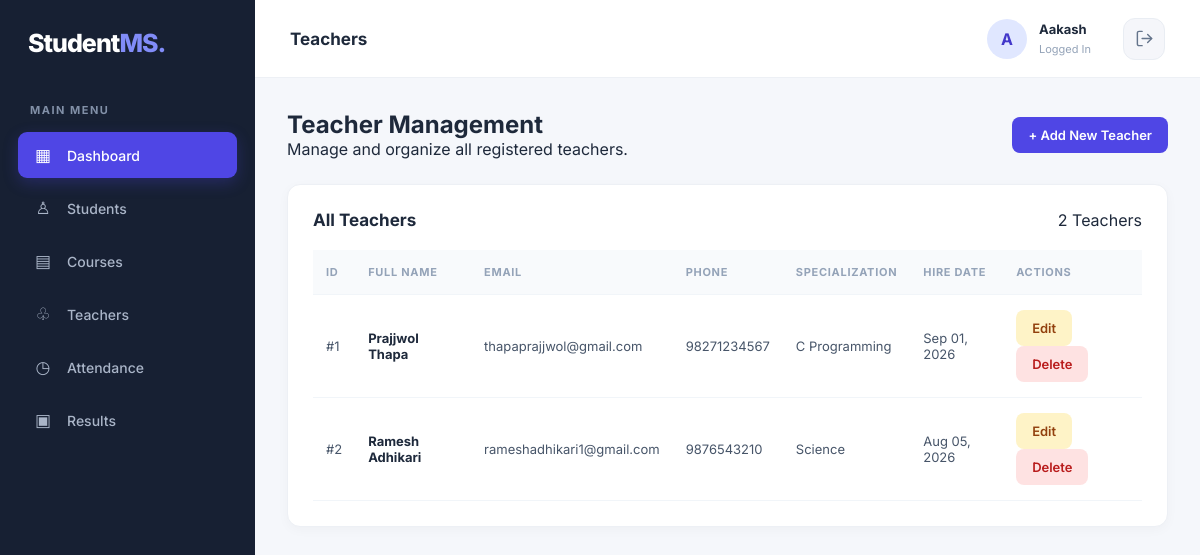
Before: /teachers/ (signed in) with the older database file.
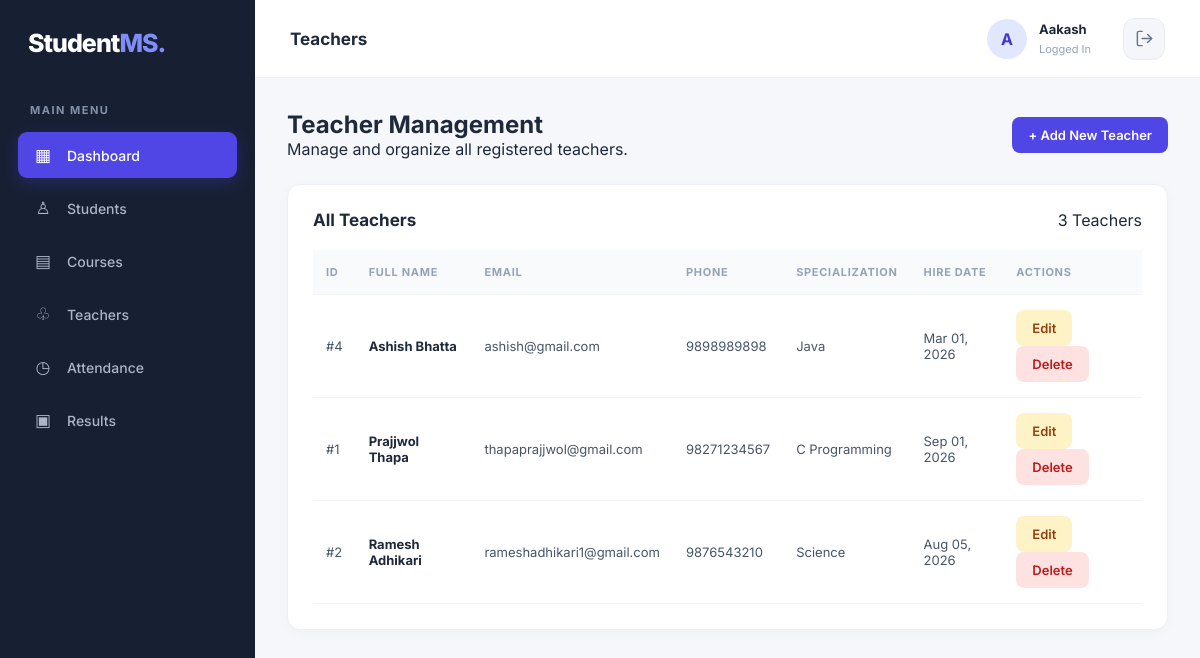
After: the same page with the newer database file.
### students/models.py (models this page shows, shortened)
class Teacher(models.Model):
    full_name = models.CharField(max_length=100)
    email = models.EmailField(unique=True)
    phone_number = models.CharField(max_length=15, blank=True)
    specialization = models.CharField(max_length=100, blank=True)
    hire_date = models.DateField(blank=True, null=True)

### students/views.py (the view)
# urls.py: path('teachers/', views.teacher_list, name='teacher_list'),
@login_required
def teacher_list(request):
    teachers = Teacher.objects.all().order_by('full_name')
    return render(request, 'students/teacher_list.html', {
        'teachers': teachers
    })

### students/templates/students/teacher_list.html (shortened to what this page needs)
{% extends 'students/base.html' %}
{% block page_heading %}Teachers{% endblock %}
{% block content %}
<div class="page-heading">
    <div>
        <h2>Teacher Management</h2>
        <p>Manage and organize all registered teachers.</p>
    </div>
    <a href="{% url 'teacher_create' %}" class="btn btn-primary">
        + Add New Teacher
    </a>
</div>
<div class="content-card">
    <div class="table-header">
        <h2>All Teachers</h2>
        <span>{{ teachers|length }} Teachers</span>
    </div>
    <table>
        <thead>
            <tr>
                <th>ID</th>
                <th>Full Name</th>
                <th>Email</th>
                <th>Phone</th>
                <th>Specialization</th>
                <th>Hire Date</th>
                <th>Actions</th>
            </tr>
        </thead>
        <tbody>
            {% for teacher in teachers %}
            <tr>
                <td>#{{ teacher.id }}</td>
                <td>
                    <strong>{{ teacher.full_name }}</strong>
                </td>
                <td>{{ teacher.email }}</td>
                <td>
                    {{ teacher.phone_number|default:"Not provided" }}
                </td>
                <td>
                    {{ teacher.specialization|default:"Not provided" }}
                </td>
                <td>
                    {{ teacher.hire_date|date:"M d, Y"|default:"-" }}
                </td>
                <td>
                    <a href="{% url 'teacher_update' teacher.id %}"
                       class="btn btn-edit">Edit</a>
                    <a href="{% url 'teacher_delete' teacher.id %}"
                       class="btn btn-delete">Delete</a>
                </td>
            </tr>
            {% endfor %}
        </tbody>
    </table>
</div>
{% endblock %}

Changed rows visible on the page:
added Teacher: id "4", full_name "Ashish Bhatta", email "ashish@gmail.com", phone_number "9898989898", specialization "Java", hire_date "Mar 01, 2026"
Other visible differences:
{{ teachers|length }}: "2" → "3"
